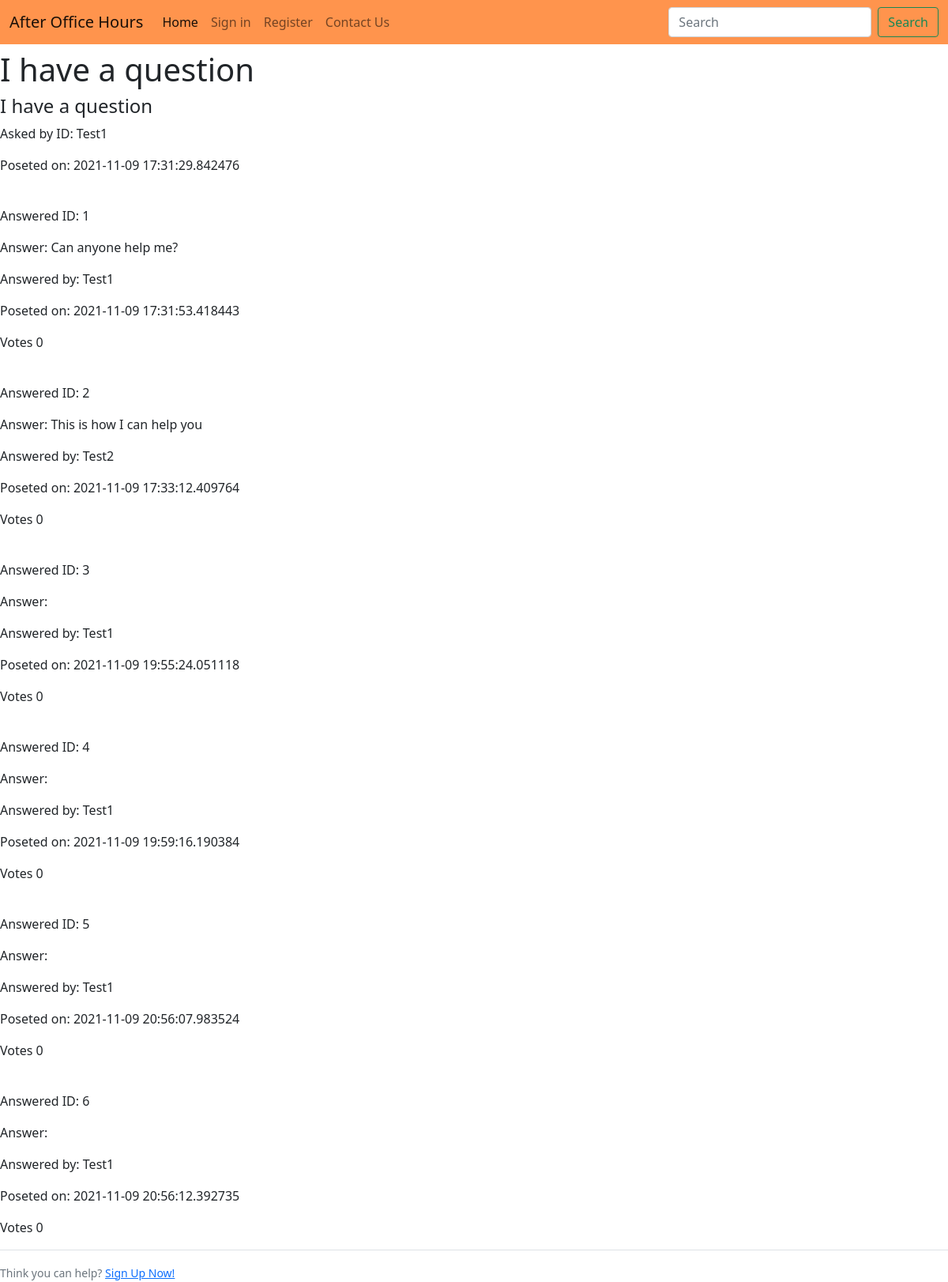
/question/1, run on an earlier commit of the app's database.
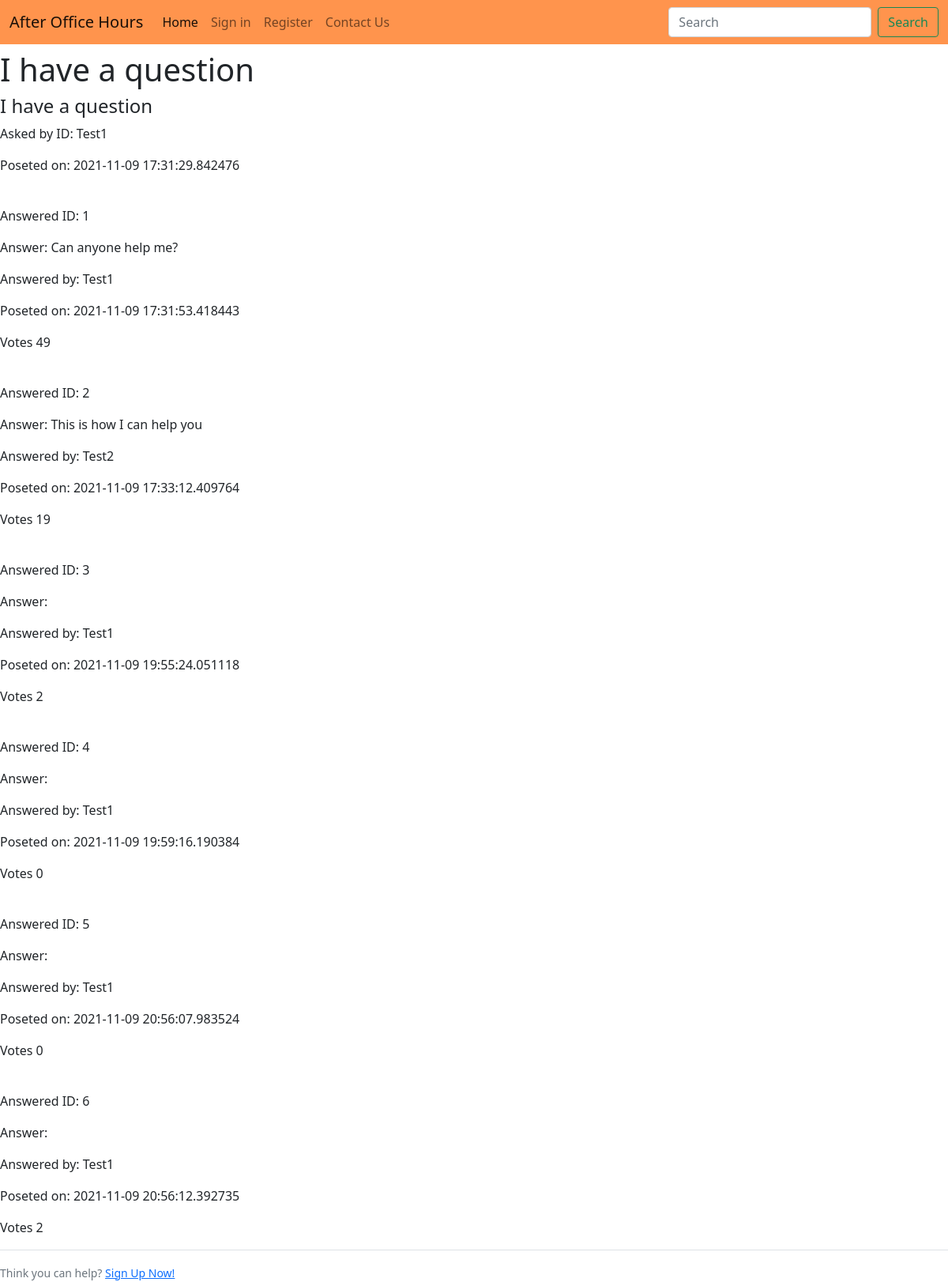
And on a later commit of the database.
### Question.py (models this page shows)
class Question(db.Model):
    id = db.Column(db.Integer, primary_key=True)
    q_text = db.Column(db.Text)
    asked_by_id = db.Column(db.String, db.ForeignKey('user.username'))
    post_time = db.Column(db.DateTime)
    solved = db.Column(db.Boolean)
    answers = db.relationship('Answer', backref='question', lazy = True)

class Answer(db.Model):
    id = db.Column(db.Integer, primary_key=True)
    a_text = db.Column(db.Text)
    answered_by_id = db.Column(db.String, db.ForeignKey('user.username'))
    answer_to = db.Column(db.Integer, db.ForeignKey('question.id'))
    post_time = db.Column(db.DateTime)
    votes = db.Column(db.Integer)
    voted_best = db.Column(db.Boolean)

### Question.py (the view)
@app.route("/question/<int:question_id>", methods=['GET', 'POST'])
def question(question_id):
        question = Question.query.get_or_404(question_id)
        question_id = question.id
        if request.method == 'POST' and Answer.query.all()!= None:
            if request.form.get("answer"):
                answer = request.form['answer']
                answer = Answer(
                    a_text = answer,
                    answered_by_id = current_user.username,
                    answer_to = question_id,
                    post_time = datetime.now(),
                    votes = 0,
                    voted_best = False
                )
                db.session.add(answer)
                db.session.commit()
                return redirect(url_for('answer', question_id=question_id))
            elif request.form.get("solved"):
                return redirect(url_for('answer', question_id=question_id))
            elif request.form.get("voteUp"):
                answer_id = request.form.get("voteUp")
                current_answer = Answer.query.get_or_404(answer_id)
                current_answer.votes = (current_answer.votes + 1)
                db.session.commit()
                return redirect(url_for('answer', question_id=question_id))
            elif request.form.get("voteDown"):
                answer_id = request.form.get("voteDown")
                current_answer = Answer.query.get_or_404(answer_id)
                current_answer.votes = (current_answer.votes - 1)
                db.session.commit()
                return redirect(url_for('answer', question_id=question_id))
        else:
            answers = Answer.query.filter_by(answer_to=question_id).all()
            context = {
            'question' : question,
            'answers' : answers
            }
        return render_template( 'question_view.html', **context)

### Templates/question_view.html (shortened to what this page needs)
{% extends 'home.html' %}
{% block content %}
      <div class="page-header">
        <h1>{{ question.q_text }}</h1>
      </div>
        <div class="row">
          <div class="col-lg-12">
            <div class="well bs-component">
              <form class="form-horizontal" method="POST" action="{{ url_for('question', question_id=question.id) }}">
                <h4 class="list-group-item-heading">{{ question.q_text }}</h4>
                <p class="list-group-item-text">Asked by ID: {{ question.asked_by_id }}</p>
                <p class="list-group-item-text">Poseted on: {{ question.post_time }}</p>
                 {% for answer in answers %}
                 <br>
                 <p class="list-group-item-text">Answered ID: {{ answer.id }}</p>
                  <p class="list-group-item-text">Answer: {{ answer.a_text }}</p>
                  <p class="list-group-item-text">Answered by: {{ answer.answered_by_id }}</p>
                  <p class="list-group-item-text">Poseted on: {{ answer.post_time }}</p>
                  <p class="list-group-item-text">Votes {{ answer.votes }}</p>
                {% endfor %}
                {% if not current_user.is_authenticated %}
                <div class="border-top pt-3">
                  <small class="text-muted">
                      Think you can help? <a class="ml-2" href="{{ url_for('register') }}">Sign Up Now!</a>
                  </small>
                </div>
                {%endif %}
              </form>
            </div>
          </div>
        </div>
{% endblock %}

### Templates/home.html (shortened to what this page needs)
<!DOCTYPE html>
<html>
<head>
	<link href="https://cdn.jsdelivr.net/npm/bootstrap@5.1.3/dist/css/bootstrap.min.css" rel="stylesheet">
	<link rel="stylesheet" href="{{ url_for('static', filename = 'website_style.css')}}">
</head>
<body>
	<nav class="navbar navbar-expand-lg navbar-light ">
        <div class="container-fluid">
      <a class="navbar-brand" href="/">After Office Hours</a>
      <div class="collapse navbar-collapse" id="navbarScroll">
        <ul class="navbar-nav me-auto my-2 my-lg-0 navbar-nav-scroll" style="--bs-scroll-height: 100px;">
          <li class="nav-item">
            <a class="nav-link active" aria-current="page" href="{{ url_for('home') }}">Home</a>
          </li>
          {% if not current_user.is_authenticated %}
          <li class="nav-item">
            <a class="nav-link"href="{{ url_for('login') }} ">Sign in</a>
          </li>
          <li class="nav-item">
            <a class="nav-link"href="{{ url_for('register') }} ">Register</a>
          </li>
          {%endif%}
            <a class="nav-link" href="{{ url_for('about') }} ">Contact Us</a>
        </ul>
        <form class="d-flex">
          <input class="form-control me-2" type="search" placeholder="Search" aria-label="Search">
          <button class="btn btn-outline-success" type="submit">Search</button>
        </form>
      </div>
    </div>
  </nav>
      {% block content %}{% endblock content %}
  </body>
  </html>

### static/website_style.css (style rules this page uses)
* { margin: 0; padding: 0; }
.navbar-light { background-color: rgb(255, 148, 77); }

What changed in the data, as far as the page shows it:
changed Answer "Can anyone help me?": votes "0" → "49"
changed Answer "This is how I can help you": votes "0" → "19"
changed Answer id 3: votes "0" → "2"
changed Answer id 6: votes "0" → "2"
